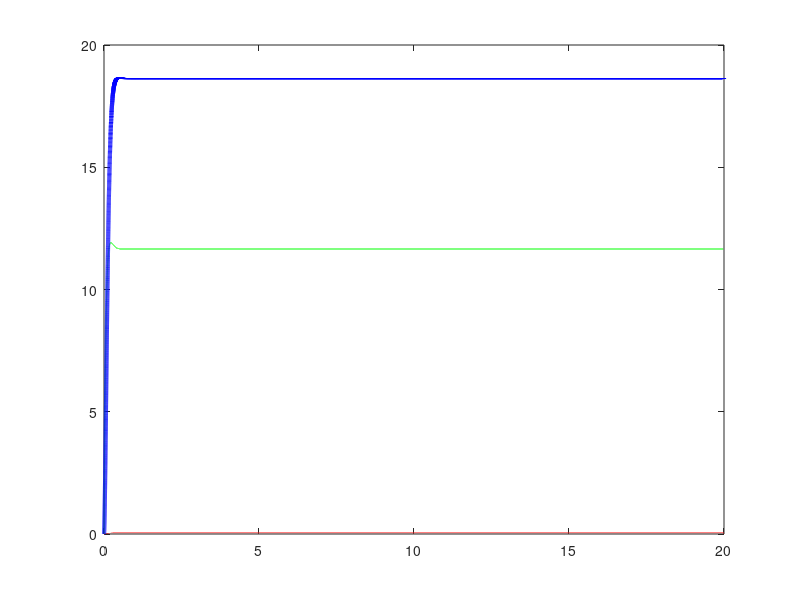

The MATLAB source for this figure: (Note: this script raises an error after producing the figure.)
function AntitheticsRNADamped
clear; clc; clf;
% This is a model of the antithetic controller under translational control
% via sRNAs.
%% Initialising Global Parameters 
global U;        % Inducer concentration in nM
global k_1;      % Maximal rate of of Z1 (mRNA) transcription 
global K_U;      % A binding constant for U mediated induction of Z1 (mRNA) transcription
global gamma_m;  % Degradation rate of mRNA (Z1)
global gamma_s   % Degradation rate of sRNA (Z2)
global theta;    % Annihilation rate of Z1 (mRNA) and Z2 (sRNA)
global k_3;      % Maximal rate of Z2 (sRNA) transcription
global K_X;      % A binding constant for X mediatted induction of Z2 (sRNA) transcription
global k_2;      % Translation rate of X protein
global delta;    % Deradation/dilution rate of X (protein)
global delta_c;  % Degradation rate of C (mRNA-sRNA complex)
global tau_1;    % Basal transcription rate of Z1 (X mRNA)
global tau_2;    % Basal transcription rate of Z2 (sRNA)
global tau_3;    % Leaky transaltion rate from C (mRNA-sRNA complex)
global setpoint; % Setpoint of steady state value of X
global alpha_1
global alpha_2
global delta_star

%% Parameter Values
% Parameter values in NM, s^-1, or NMs^-1.Multiplied by 60^2 to put in
% hours.
U        = 250000; 
k_1      = 0.1*60*60;
k_2      = 0.06*60*60;
k_3      = 1.5*60*60;
theta    = 0.025*60*60;        % Same value as Khammash paper, not sure where to find mRNA sRNA binding rates
gamma_m  = 0.0041*60*60;   % Set to zero to give integral control. Value taken from Kelly et al NAR
gamma_s  = 0.0008*60*60;   % Set to zero to give integral control. Value taken from Kelly et al NAR
K_U      = 178000;           %
K_X      = 2600;             %
delta    = 0.00039*60*60*0;    % Value taken from Kelly et al NAR
delta_c  = 0.0041*60*60*0;     % Value taken from Kelly et al NAR
tau_1    = 0*60*60;          % Set to 0 for simplicity 
tau_2    = 0*60*60;          % Set to 0 for simplicity
tau_3    = 0*60*60;          % Set to 0 for simplicity
setpoint = (k_1 * K_X * U) / ((k_3 * K_U) + (k_3 * U) - (k_1 * U)); % Setpoint for when gammas are 0 
alpha_1  = 1*60*60;
alpha_2  = 0.1*60*60;
delta_star = 0.00039*60*60*10;

%% State is [Z_1 Z_2 X  X_star]
s0       = [0 0 0 0]; % Initial values of the states in the ODE model 
%% Generate the simulation 
Tend     = 20;        
ODEFUN   = @antitheticsrnaddt;
[t, S] = ode45(ODEFUN, [0,Tend], s0);

%% Generate Plot Figure
figure(1);
set(gca, 'fontsize', 12);
plot(t, S(:,1), 'g', t, S(:,2), 'r', t, S(:,3), 'b', 'LineWidth', 3)
yline(setpoint, 'k--', 'LineWidth', 3);
legend('Z1 (x mRNA)','Z2 (sRNA)', 'X', 'setpoint', 'Location', 'northeast')
xlabel('Time (Hours)');
ylabel('Concentration (nM)');
title('sRNA Implementation of Antithetic Integral Feedback Circuit with Damping');

figure(2);
set(gca, 'fontsize', 12);
plot(t, S(:,4), 'k', 'LineWidth', 3)
legend('X*', 'Location', 'northeast')
xlabel('Time (Hours)');
ylabel('Concentration (nM)');
title('sRNA Implementation of Antithetic Integral Feedback Circuit with Damping');


end

%% Dynamics 
function dS = antitheticsrnaddt(t, S);

global U;        % Inducer concentration in nM
global k_1;      % Maximal rate of of Z1 (mRNA) transcription 
global K_U;      % A binding constant for U mediated induction of Z1 (mRNA) transcription
global gamma_m;  % Degradation rate of mRNA (Z1)
global gamma_s   % Degradation rate of sRNA (Z2)
global theta;    % Annihilation rate of Z1 (mRNA) and Z2 (sRNA)
global k_3;      % Maximal rate of Z2 (sRNA) transcription
global K_X;      % A binding constant for X mediatted induction of Z2 (sRNA) transcription
global k_2;      % Translation rate of X protein
global delta;    % Deradation/dilution rate of X (protein)
global delta_c;  % Degradation rate of C (mRNA-sRNA complex)
global tau_1;    % Basal transcription rate of Z1 (X mRNA)
global tau_2;    % Basal transcription rate of Z2 (sRNA)
global tau_3;    % Leaky transaltion rate from C (mRNA-sRNA complex)
global alpha_1
global alpha_2
global delta_star

Z_1 = S(1);
Z_2 = S(2);
X = S(3);
X_star = S(4);


dZ_1dt = tau_1 + ((k_1 * U)/(K_U + U)) - (gamma_m * Z_1) - (theta * Z_1 * Z_2);
dZ_2dt = tau_2 + ((k_3 * X)/(K_X + X)) - (gamma_s * Z_2) - (theta * Z_1 * Z_2);
dXdt   = (k_2 * Z_1) - (delta * X) - (alpha_1 * X) + (alpha_2 * X_star);
dX_stardt = (alpha_1 * X) - (alpha_2 * X_star) - (delta_star * X_star); 

dS = [dZ_1dt; dZ_2dt; dXdt; dX_stardt];

end 